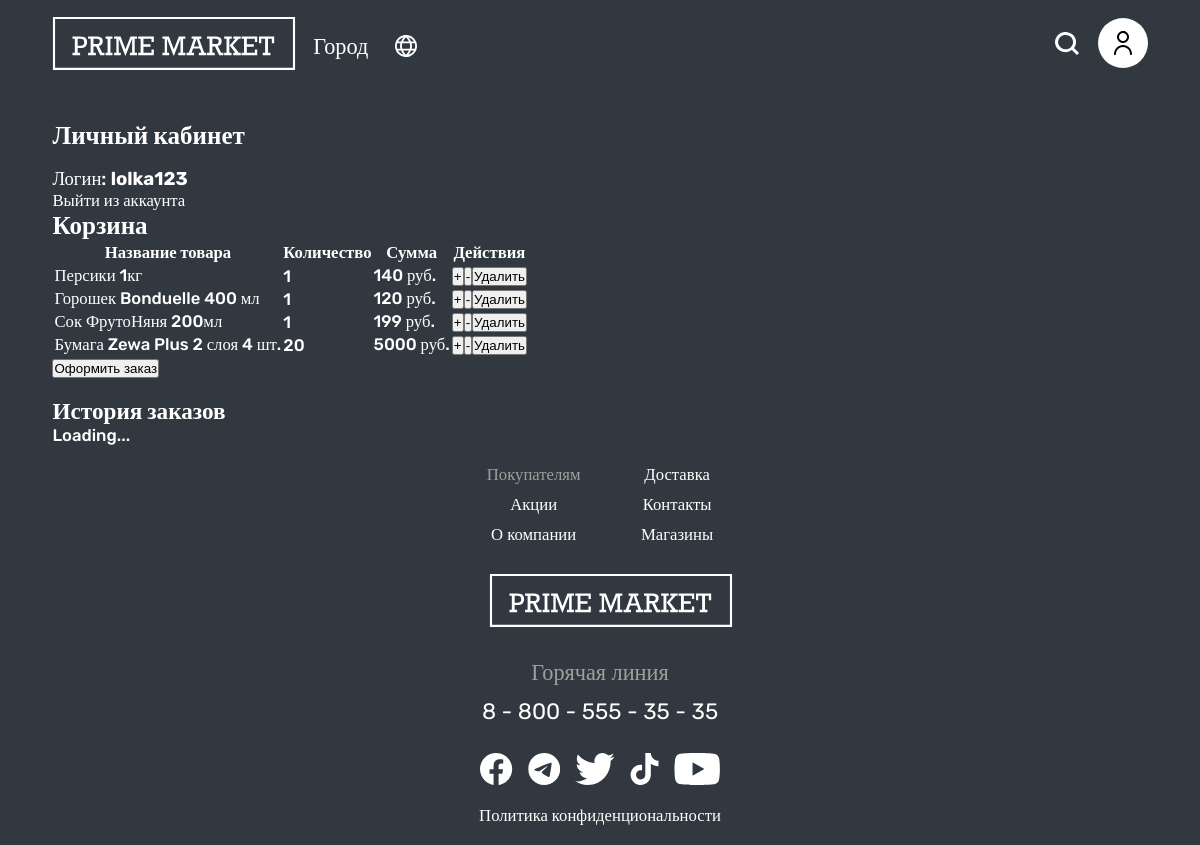
Page /lk.php (signed in) on the committed database.
### tables this page shows
CREATE TABLE `basket` (
  `basket_id` int NOT NULL,
  `user_id` int NOT NULL,
  `product_id` int NOT NULL,
  `available` int NOT NULL
);

CREATE TABLE `products` (
  `product_id` int NOT NULL,
  `category_id` int NOT NULL,
  `name` varchar(110) NOT NULL,
  `price` decimal(10,2) NOT NULL,
  `supplier_id` int NOT NULL,
  `expiration_date` date NOT NULL,
  `available` int DEFAULT NULL,
  `img` varchar(450) NOT NULL,
  `isGood` int DEFAULT NULL
);

### lk.php (the view, shortened to what this page needs)
<?php
require_once("php/conn.php");
if (isset($_SESSION['city'])) {
  $selectedCity = $_SESSION['city'];
} else {
  $selectedCity = 'Город';
}
$is_logged_in = false;
$is_admin = false;
if (isset($_SESSION['user_id'])) {
    $is_logged_in = true;
    $sql = "SELECT isAdmin FROM users WHERE ID_User = ".$_SESSION['user_id'];
    $result = mysqli_query($conn, $sql);
    if($result && mysqli_num_rows($result) == 1) {
        $row = mysqli_fetch_assoc($result);
        if($row['isAdmin'] == 1) {
            $is_admin = true;
        }
    }
}
$user_id = $_SESSION['user_id'];
$sql_basket = "SELECT b.*, p.name FROM basket b
        INNER JOIN products p ON b.product_id = p.product_id
        WHERE b.user_id = $user_id";
$result_basket = mysqli_query($conn, $sql_basket);
?>
<!DOCTYPE html>
<html lang="ru">
<head>
  <link rel="stylesheet" href="./assets/style/main.css">
</head>
<body>
  <header class="header">
    <div class="header__wrapper">
      <div class="header__wrapper-left">
        <a href="./index.php" class="logo-link"><img src="./assets/img/logo.svg" alt="logo" class="logo"></a>
        <div class="city-block">
          <a href="##" class="dropdown__city"><?php echo $selectedCity; ?> <img src="./assets/img/city_icon.svg" alt="city" class="city-icon"></a>
      </div>
      </div>
      <div class="modal-block">
        <a href="##" class="btn__search"><img class="img__search-icon" src="./assets/img/search-icon.svg" cl alt="search"></a>
        <?php
            if ($is_logged_in) {
            if ($is_admin) {
            echo '<a href="admin.php" class="btn__lk"><img class="img__lk-icon" src="./assets/img/lk-icon.svg" cl alt="admin"></a>';
            } else {
            echo '<a href="lk.php" class="btn__lk"><img class="img__lk-icon" src="./assets/img/lk-icon.svg" cl alt="lk"></a>';
            }
            } else {
            echo '<a href="##" class="btn__lk" id="open-modal"><img class="img__lk-icon" src="./assets/img/lk-icon.svg" cl alt="lk"></a>';
            }
          ?>
      </div>
    </div>
  </header>
  <section class="lk">
    <div class="container">
      <h1>Личный кабинет</h1>
      <div class="user-info">
        <p>Логин: <span><?php echo $_SESSION['username']; ?></span></p>
        <a class="hero__exit" href="php/logout.php">Выйти из аккаунта</a>
      </div>
      <div class="basket">
        <h2>Корзина</h2>
        <table>
          <thead>
            <tr>
              <th>Название товара</th>
              <th>Количество</th>
              <th>Сумма</th>
              <th>Действия</th>
            </tr>
          </thead>
          <tbody>
          <?php
          while ($row = mysqli_fetch_assoc($result_basket)) {
            $product_id = $row['product_id'];
            $quantity = $row['available'];
            $product_name = $row['name'];
            $basket_id = $row['basket_id'];
            $query = "SELECT price FROM products WHERE product_id = $product_id";
            $result_price = mysqli_query($conn, $query);
            $row_price = mysqli_fetch_assoc($result_price);
            $product_price = $row_price['price'];
            echo "<tr>";
            echo "<td>$product_name</td>";
            echo "<td data-product-id='$product_id' data-quantity='$quantity'>$quantity</td>";
            echo "<td data-product-price='$product_price'>" . ($product_price * $quantity) . "&nbsp;руб.</td>";
            echo "<td><button class='add-to-cart-btn' data-basket-id='$basket_id' data-action='add'>+</button><button class='remove-from-cart-btn' data-basket-id='$basket_id' data-action='remove'>-</button><button class='delete-from-cart-btn' data-basket-id='$basket_id' data-action='delete'>Удалить</button></td>";
            echo "</tr>";
          }
          ?>
          </tbody>
        </table>
        <button class="checkout-btn">Оформить заказ</button>
      </div>
      <div class="order-history">
        <h2>История заказов</h2>
        <p>Loading...</p>
      </div>
    </div>
  </section>
  <footer class="footer">
    <div class="container">
      <nav class="footer__navigation">
        <ul class="footer__navigation-list">
          <li><a href="./buyers.html" class="footer__navigation-list_link color">Покупателям</a></li>
          <li><a href="./stock.html" class="footer__navigation-list_link">Акции</a></li>
          <li><a href="./about.html" class="footer__navigation-list_link">О компании</a></li>
        </ul>
        <ul class="footer__navigation-list">
          <li><a href="./delivery.html" class="footer__navigation-list_link">Доставка</a></li>
          <li><a href="./contacts.html" class="footer__navigation-list_link">Контакты</a></li>
          <li><a href="./shops.html" class="footer__navigation-list_link">Магазины</a></li>
        </ul>
      </nav>
      <a href="./index.html" class="logo-link"><img src="./assets/img/logo.svg" alt="logo" class="logo"></a>
      <nav class="footer__contacts">
        <p class="footer__contacts-title">Горячая линия</p>
        <a href="tel: +7777777777" class="footer__contacts-phone">8 - 800 - 555 - 35 - 35</a>
      </nav>
      <nav class="footer__social-link">
        <ul class="footer__social-link_list">
          <li><a href="#"><img src="./assets/img/1.svg" alt="Инста" class="footer-social-link_img"></a></li>
          <li><a href="#"><img src="./assets/img/2.svg" alt="Инста" class="footer-social-link_img"></a></li>
          <li><a href="#"><img src="./assets/img/3.svg" alt="Инста" class="footer-social-link_img"></a></li>
          <li><a href="#"><img src="./assets/img/4.svg" alt="Инста" class="footer-social-link_img"></a></li>
          <li><a href="#"><img src="./assets/img/5.svg" alt="Инста" class="footer-social-link_img"></a></li>
        </ul>
        <p class="footer__privacy">Политика конфиденциональности</p>
      </nav>
    </div>
  </footer>
</body>
</html>

### assets/style/main.css (style rules this page uses)
* { margin: 0; padding: 0; box-sizing: border-box; }
html { width: 100%; height: 100%; font-size: 62.5%; }
@media screen and (max-width: 76.7rem) { html { font-size: 58%; } }
body { font-family: 'Rubik'; color: #ffffff; font-size: 1.8rem; font-weight: 500; background-color: #313840; flex-direction: column; display: flex; justify-content: space-between; width: 100%; height: 100%; }
.container { max-width: 118rem; width: 100%; margin: 0 auto; }
a { color: #fff; text-decoration: none; }
ul { list-style-type: none; }
.img__search-icon { min-width: 2.4rem; }
.img__lk-icon { min-width: 5rem; }
.header { min-height: 10rem; display: flex; align-items: center; }
.header__wrapper { font-weight: 500; font-size: 2.4rem; justify-content: space-between; margin: 0 auto; width: 100%; max-width: 118rem; display: flex; align-items: center; }
.header__wrapper-left { max-width: 39.3rem; width: 100%; display: flex; align-items: center; gap: 2rem; justify-content: space-between; }
.logo-link { max-width: 24rem; min-width: 5rem; width: 100%; }
.city-block { position: relative; align-items: center; margin: 0; padding: 0; box-shadow: border-box; }
.dropdown__city { display: flex; align-items: center; gap: 2.9rem; }
.modal-block { display: flex; align-items: center; gap: 1.9rem; }
.footer > .container { display: flex; justify-content: space-between; align-items: center; }
@media screen and (max-width: 76.7rem) { .footer > .container { flex-direction: column; justify-content: space-between; text-align: center; gap: 3rem; } }
.footer { padding: 2rem 0; }
.footer__navigation { max-width: 24.4rem; width: 100%; display: flex; gap: 2rem; justify-content: space-between; }
.footer__contacts { font-size: 2.4rem; font-weight: 400; display: flex; flex-direction: column; gap: 1.3rem; }
.footer__contacts-title { color: #9CA19A; }
.footer__navigation-list { display: flex; flex-direction: column; gap: 1rem; font-size: 1.8rem; font-weight: 400; }
.footer__social-link { display: flex; flex-direction: column; gap: 1.8rem; text-align: center; }
.footer__social-link_list { justify-content: center; display: flex; gap: 1.6rem; }
.color { color: #9CA19A; }
.lk { height: 100%; padding-top: 3rem; }
.user-info { margin-top: 2rem; }
.user-info p { font-size: 2rem; }
.user-info span { font-weight: bold; }
.order-history { margin-top: 2rem; }
.order-history h2 { font-size: 2.5rem; }

### rows in the picture
basket: product.name "Персики 1кг", available "1", $product_price * $quantity "140"
basket: product.name "Горошек Bonduelle 400 мл", available "1", $product_price * $quantity "120"
basket: product.name "Сок ФрутоНяня 200мл", available "1", $product_price * $quantity "199"
basket: product.name "Бумага Zewa Plus 2 слоя 4 шт.", available "20", $product_price * $quantity "5000"

### other values in the picture
$selectedCity "Город"
$_SESSION['username'] "lolka123"
